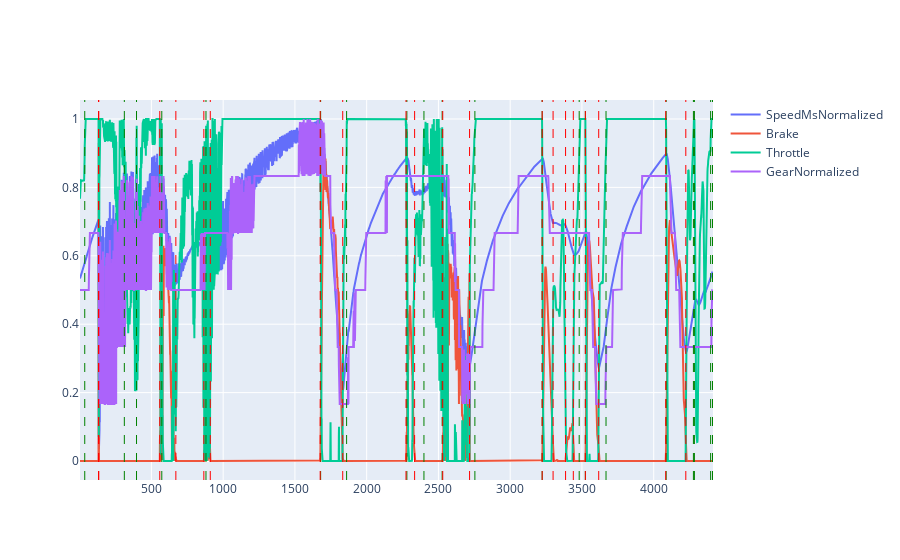

Notebook code for this chart:
### Code cell
# break the track into segements, where throttle input is below 1
#  if you need to brake in a turn, you will release the throttle
#  if you dont need to brake, you might still release the throttle
#  if it's a full throttle turn, you will not release the throttle
#       - we might identify these by looking at the steering angle


def get_change_indices(df, column, threshold=0.9, below=True):
    X = df[column].values
    if below:
        mask = X <= threshold
    else:
        mask = X >= threshold
    change_indices = np.where(np.diff(mask))[0]
    # if len(change_indices) is odd, then the last value is a change
    if len(change_indices) % 2 == 1:
        print("adding last index")
        change_indices = np.append(change_indices, len(X) - 1)
    return change_indices


def remove_close_indices(indices, threshold=50):
    if len(indices) == 0:
        return indices
    # merge throttle changes that are close together
    new_indices = [
        indices[0],
        indices[1],
    ]
    for i in range(2, len(indices), 2):
        start_i = indices[i]
        end_i = indices[i + 1]
        previous_end = indices[i - 1]
        if start_i - previous_end <= threshold:
            new_indices[-1] = end_i
        else:
            new_indices.append(start_i)
            new_indices.append(end_i)
    return new_indices


throttle_changes = get_change_indices(df, "Throttle", threshold=0.95, below=True)
brake_changes = get_change_indices(df, "Brake", threshold=0.005, below=False)
# display(throttle_changes)
# display(brake_changes)

throttle_changes = remove_close_indices(throttle_changes)
brake_changes = remove_close_indices(brake_changes)
# display(throttle_changes)
# display(brake_changes)


fig = lap_fig(df)

# add a vertical line for each index
for idx in throttle_changes:
    fig.add_vline(
        x=df["DistanceRoundTrack"][idx],
        line_width=1,
        line_dash="dash",
        line_color="green",
    )
for idx in brake_changes:
    fig.add_vline(
        x=df["DistanceRoundTrack"][idx],
        line_width=1,
        line_dash="dash",
        line_color="red",
    )

fig.show()

### Figure 1 — Plotly figure (JSON) as saved in the notebook; plotly's stock layout.template omitted (floating-point values rounded to 4 significant figures; data arrays with more than 128 entries replaced by an {"elided": "..."} marker saying what was removed)
{"data": [{"marker": {"size": 2}, "name": "SpeedMsNormalized", "type": "scatter", "x": {"elided": "4409 float values"}, "y": {"elided": "4409 float values"}}, {"marker": {"size": 1}, "name": "Brake", "type": "scatter", "x": {"elided": "4409 float values"}, "y": {"elided": "4409 float values"}}, {"marker": {"size": 1}, "name": "Throttle", "type": "scatter", "x": {"elided": "4409 float values"}, "y": {"elided": "4409 float values"}}, {"marker": {"size": 1}, "name": "GearNormalized", "type": "scatter", "x": {"elided": "4409 float values"}, "y": {"elided": "4409 float values"}}], "layout": {"shapes": [{"line": {"color": "green", "dash": "dash", "width": 1}, "type": "line", "x0": 35.5, "x1": 35.5, "xref": "x", "y0": 0, "y1": 1, "yref": "y domain"}, {"line": {"color": "green", "dash": "dash", "width": 1}, "type": "line", "x0": 311.4, "x1": 311.4, "xref": "x", "y0": 0, "y1": 1, "yref": "y domain"}, {"line": {"color": "green", "dash": "dash", "width": 1}, "type": "line", "x0": 396.4, "x1": 396.4, "xref": "x", "y0": 0, "y1": 1, "yref": "y domain"}, {"line": {"color": "green", "dash": "dash", "width": 1}, "type": "line", "x0": 572.4, "x1": 572.4, "xref": "x", "y0": 0, "y1": 1, "yref": "y domain"}, {"line": {"color": "green", "dash": "dash", "width": 1}, "type": "line", "x0": 880.3, "x1": 880.3, "xref": "x", "y0": 0, "y1": 1, "yref": "y domain"}, {"line": {"color": "green", "dash": "dash", "width": 1}, "type": "line", "x0": 1679.0, "x1": 1679.0, "xref": "x", "y0": 0, "y1": 1, "yref": "y domain"}, {"line": {"color": "green", "dash": "dash", "width": 1}, "type": "line", "x0": 1860.0, "x1": 1860.0, "xref": "x", "y0": 0, "y1": 1, "yref": "y domain"}, {"line": {"color": "green", "dash": "dash", "width": 1}, "type": "line", "x0": 2280.0, "x1": 2280.0, "xref": "x", "y0": 0, "y1": 1, "yref": "y domain"}, {"line": {"color": "green", "dash": "dash", "width": 1}, "type": "line", "x0": 2399.0, "x1": 2399.0, "xref": "x", "y0": 0, "y1": 1, "yref": "y domain"}, {"line": {"color": "green", "dash": "dash", "width": 1}, "type": "line", "x0": 2526.0, "x1": 2526.0, "xref": "x", "y0": 0, "y1": 1, "yref": "y domain"}, {"line": {"color": "green", "dash": "dash", "width": 1}, "type": "line", "x0": 2754.0, "x1": 2754.0, "xref": "x", "y0": 0, "y1": 1, "yref": "y domain"}, {"line": {"color": "green", "dash": "dash", "width": 1}, "type": "line", "x0": 3223.0, "x1": 3223.0, "xref": "x", "y0": 0, "y1": 1, "yref": "y domain"}, {"line": {"color": "green", "dash": "dash", "width": 1}, "type": "line", "x0": 3481.0, "x1": 3481.0, "xref": "x", "y0": 0, "y1": 1, "yref": "y domain"}, {"line": {"color": "green", "dash": "dash", "width": 1}, "type": "line", "x0": 3524.0, "x1": 3524.0, "xref": "x", "y0": 0, "y1": 1, "yref": "y domain"}, {"line": {"color": "green", "dash": "dash", "width": 1}, "type": "line", "x0": 3668.0, "x1": 3668.0, "xref": "x", "y0": 0, "y1": 1, "yref": "y domain"}, {"line": {"color": "green", "dash": "dash", "width": 1}, "type": "line", "x0": 4087.0, "x1": 4087.0, "xref": "x", "y0": 0, "y1": 1, "yref": "y domain"}, {"line": {"color": "green", "dash": "dash", "width": 1}, "type": "line", "x0": 4277.0, "x1": 4277.0, "xref": "x", "y0": 0, "y1": 1, "yref": "y domain"}, {"line": {"color": "green", "dash": "dash", "width": 1}, "type": "line", "x0": 4284.0, "x1": 4284.0, "xref": "x", "y0": 0, "y1": 1, "yref": "y domain"}, {"line": {"color": "green", "dash": "dash", "width": 1}, "type": "line", "x0": 4397.0, "x1": 4397.0, "xref": "x", "y0": 0, "y1": 1, "yref": "y domain"}, {"line": {"color": "green", "dash": "dash", "width": 1}, "type": "line", "x0": 4410.0, "x1": 4410.0, "xref": "x", "y0": 0, "y1": 1, "yref": "y domain"}, {"line": {"color": "red", "dash": "dash", "width": 1}, "type": "line", "x0": 131.5, "x1": 131.5, "xref": "x", "y0": 0, "y1": 1, "yref": "y domain"}, {"line": {"color": "red", "dash": "dash", "width": 1}, "type": "line", "x0": 133.5, "x1": 133.5, "xref": "x", "y0": 0, "y1": 1, "yref": "y domain"}, {"line": {"color": "red", "dash": "dash", "width": 1}, "type": "line", "x0": 558.4, "x1": 558.4, "xref": "x", "y0": 0, "y1": 1, "yref": "y domain"}, {"line": {"color": "red", "dash": "dash", "width": 1}, "type": "line", "x0": 670.4, "x1": 670.4, "xref": "x", "y0": 0, "y1": 1, "yref": "y domain"}, {"line": {"color": "red", "dash": "dash", "width": 1}, "type": "line", "x0": 865.3, "x1": 865.3, "xref": "x", "y0": 0, "y1": 1, "yref": "y domain"}, {"line": {"color": "red", "dash": "dash", "width": 1}, "type": "line", "x0": 910.3, "x1": 910.3, "xref": "x", "y0": 0, "y1": 1, "yref": "y domain"}, {"line": {"color": "red", "dash": "dash", "width": 1}, "type": "line", "x0": 1676.0, "x1": 1676.0, "xref": "x", "y0": 0, "y1": 1, "yref": "y domain"}, {"line": {"color": "red", "dash": "dash", "width": 1}, "type": "line", "x0": 1833.0, "x1": 1833.0, "xref": "x", "y0": 0, "y1": 1, "yref": "y domain"}, {"line": {"color": "red", "dash": "dash", "width": 1}, "type": "line", "x0": 2274.0, "x1": 2274.0, "xref": "x", "y0": 0, "y1": 1, "yref": "y domain"}, {"line": {"color": "red", "dash": "dash", "width": 1}, "type": "line", "x0": 2334.0, "x1": 2334.0, "xref": "x", "y0": 0, "y1": 1, "yref": "y domain"}, {"line": {"color": "red", "dash": "dash", "width": 1}, "type": "line", "x0": 2530.0, "x1": 2530.0, "xref": "x", "y0": 0, "y1": 1, "yref": "y domain"}, {"line": {"color": "red", "dash": "dash", "width": 1}, "type": "line", "x0": 2717.0, "x1": 2717.0, "xref": "x", "y0": 0, "y1": 1, "yref": "y domain"}, {"line": {"color": "red", "dash": "dash", "width": 1}, "type": "line", "x0": 3223.0, "x1": 3223.0, "xref": "x", "y0": 0, "y1": 1, "yref": "y domain"}, {"line": {"color": "red", "dash": "dash", "width": 1}, "type": "line", "x0": 3299.0, "x1": 3299.0, "xref": "x", "y0": 0, "y1": 1, "yref": "y domain"}, {"line": {"color": "red", "dash": "dash", "width": 1}, "type": "line", "x0": 3386.0, "x1": 3386.0, "xref": "x", "y0": 0, "y1": 1, "yref": "y domain"}, {"line": {"color": "red", "dash": "dash", "width": 1}, "type": "line", "x0": 3440.0, "x1": 3440.0, "xref": "x", "y0": 0, "y1": 1, "yref": "y domain"}, {"line": {"color": "red", "dash": "dash", "width": 1}, "type": "line", "x0": 3524.0, "x1": 3524.0, "xref": "x", "y0": 0, "y1": 1, "yref": "y domain"}, {"line": {"color": "red", "dash": "dash", "width": 1}, "type": "line", "x0": 3617.0, "x1": 3617.0, "xref": "x", "y0": 0, "y1": 1, "yref": "y domain"}, {"line": {"color": "red", "dash": "dash", "width": 1}, "type": "line", "x0": 4084.0, "x1": 4084.0, "xref": "x", "y0": 0, "y1": 1, "yref": "y domain"}, {"line": {"color": "red", "dash": "dash", "width": 1}, "type": "line", "x0": 4224.0, "x1": 4224.0, "xref": "x", "y0": 0, "y1": 1, "yref": "y domain"}]}}
